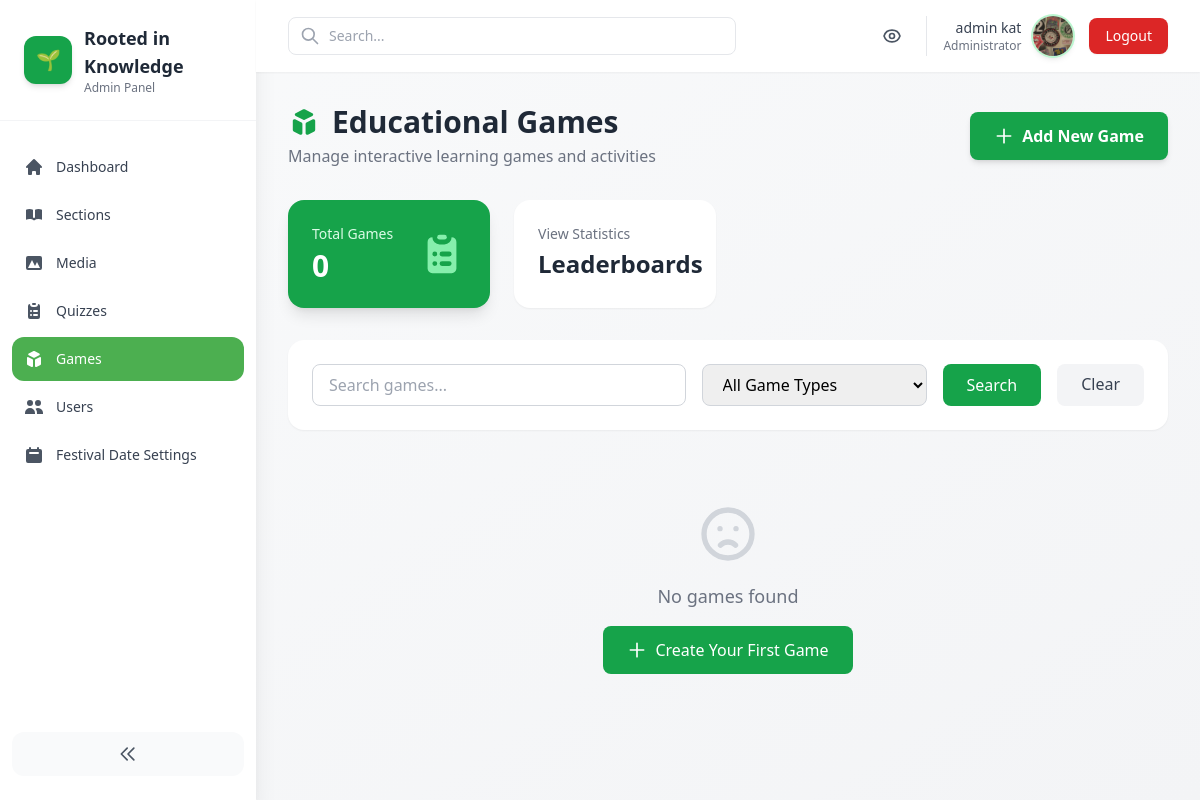
/admin-panel/games/ (signed in), run on an earlier commit of the app's database.
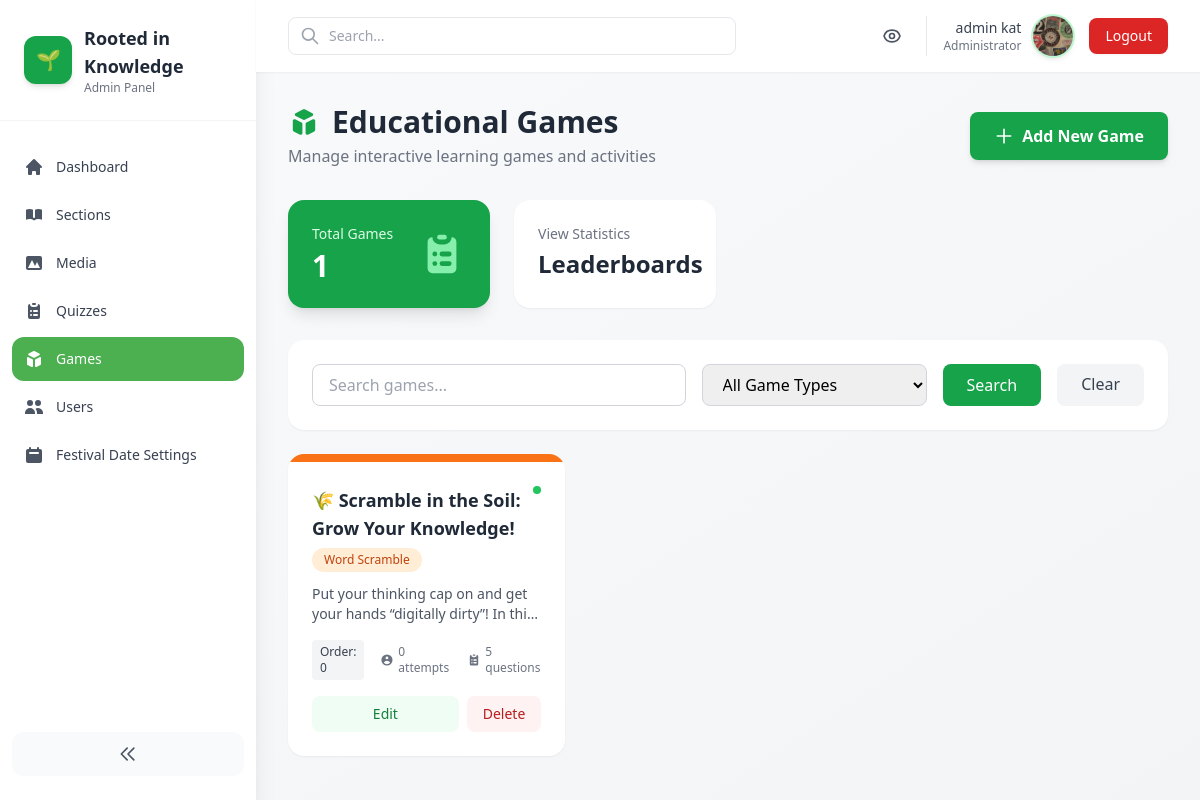
And on a later commit of the database.
### games/models.py (models this page shows, shortened)
class Game(models.Model):
    GAME_TYPE_CHOICES = [
        ('word_scramble', 'Word Scramble'),
        ('drag_drop', 'Drag and Drop Sorting'),
        ('image_identification', 'Image Identification'),
        ('memory_match', 'Memory Matching'),
    ]
    title = models.CharField(max_length=200)
    game_type = models.CharField(max_length=30, choices=GAME_TYPE_CHOICES)
    description = models.TextField(help_text="Learning goal and game instructions")
    article = models.ForeignKey('core.Article', on_delete=models.SET_NULL, null=True, blank=True, related_name='games')
    difficulty = models.CharField(max_length=20, choices=[('easy', 'Easy'), ('medium', 'Medium'), ('hard', 'Hard')], default='medium')
    time_limit = models.IntegerField(null=True, blank=True, help_text="Time limit in seconds (optional)")
    points_per_correct = models.IntegerField(default=10, validators=[MinValueValidator(1)])
    order = models.PositiveIntegerField(default=0, help_text="Display order in game list")
    created_at = models.DateTimeField(auto_now_add=True)
    updated_at = models.DateTimeField(auto_now=True)
    is_active = models.BooleanField(default=True)
    class Meta:
        ordering = ['order', '-created_at']

### core/admin_panel/game_views.py (the view)
# urls.py: path('admin-panel/games/', game_views.GameListView.as_view(), name='admin_games'),
@method_decorator(staff_member_required, name='dispatch')
class GameListView(ListView):
    model = Game
    template_name = 'core/admin_panel/game_list.html'
    context_object_name = 'games'
    paginate_by = 12
    def get_queryset(self):
        qs = super().get_queryset()
        q = self.request.GET.get('q')
        game_type = self.request.GET.get('type')
        if q:
            qs = qs.filter(Q(title__icontains=q) | Q(description__icontains=q))
        if game_type:
            qs = qs.filter(game_type=game_type)
        return qs.annotate(attempts_count=Count('attempts'))
    def get_context_data(self, **kwargs):
        ctx = super().get_context_data(**kwargs)
        ctx['game_types'] = Game.GAME_TYPE_CHOICES
        return ctx

### core/templates/core/admin_panel/game_list.html (shortened to what the changed rows need)
{% extends 'core/admin_panel/base.html' %}
{% block content %}
<div class="mb-8">
  <div class="flex items-center justify-between">
    <div>
      <h1 class="text-3xl font-bold text-gray-800 flex items-center gap-3">
        Educational Games
      </h1>
    </div>
  </div>
</div>
<div class="grid grid-cols-1 md:grid-cols-4 gap-6 mb-8">
  <div class="bg-green-600 rounded-2xl p-6 text-white shadow-lg">
    <div class="flex items-center justify-between">
      <div>
        <p class="text-green-100 text-sm font-medium">Total Games</p>
        <p class="text-3xl font-bold mt-1">{{ page_obj.paginator.count }}</p>
      </div>
    </div>
  </div>
</div>
<div class="grid grid-cols-1 md:grid-cols-2 lg:grid-cols-3 gap-6">
  {% for game in games %}
  <div class="bg-white rounded-2xl shadow-sm hover:shadow-md transition-all overflow-hidden">
    <div class="h-2 {% if game.game_type == 'word_scramble' %}bg-orange-500{% elif game.game_type == 'drag_drop' %}bg-green-500{% elif game.game_type == 'image_identification' %}bg-green-600{% elif game.game_type == 'memory_match' %}bg-green-700{% else %}bg-orange-600{% endif %}"></div>
    <div class="p-6">
      <div class="flex items-start justify-between mb-3">
        <div class="flex-1">
          <h3 class="text-lg font-bold text-gray-800 mb-1">{{ game.title }}</h3>
          <span class="inline-block px-3 py-1 text-xs font-medium rounded-full {% if game.game_type == 'word_scramble' %}bg-orange-100 text-orange-700{% elif game.game_type == 'drag_drop' %}bg-green-100 text-green-700{% elif game.game_type == 'image_identification' %}bg-green-100 text-green-700{% elif game.game_type == 'memory_match' %}bg-green-100 text-green-700{% else %}bg-orange-100 text-orange-700{% endif %}">
            {{ game.get_game_type_display }}
          </span>
        </div>
        <div class="flex items-center gap-2">
          {% if game.is_active %}
          <span class="w-2 h-2 bg-green-500 rounded-full"></span>
          {% else %}
          <span class="w-2 h-2 bg-gray-400 rounded-full"></span>
          {% endif %}
        </div>
      </div>
      <p class="text-gray-600 text-sm mb-4 line-clamp-2">{{ game.description|truncatewords:20 }}</p>
      <div class="flex items-center gap-4 text-xs text-gray-500 mb-4">
        <div class="flex items-center gap-1">
          <span class="px-2 py-1 bg-gray-100 text-gray-700 rounded font-medium">Order: {{ game.order }}</span>
        </div>
        <div class="flex items-center gap-1">
          <svg class="w-4 h-4" fill="currentColor" viewBox="0 0 20 20">
            <path fill-rule="evenodd" d="M18 10a8 8 0 11-16 0 8 8 0 0116 0zm-6-3a2 2 0 11-4 0 2 2 0 014 0zm-2 4a5 5 0 00-4.546 2.916A5.986 5.986 0 0010 16a5.986 5.986 0 004.546-2.084A5 5 0 0010 11z" clip-rule="evenodd"></path>
          </svg>
          <span>{{ game.attempts_count }} attempts</span>
        </div>
        <div class="flex items-center gap-1">
          <span>{{ game.questions.count }} questions</span>
        </div>
      </div>
      <div class="flex gap-2">
        <a href="{% url 'core:admin_game_update' game.pk %}" class="flex-1 px-4 py-2 bg-green-50 text-green-700 text-sm font-medium rounded-lg hover:bg-green-100 transition-colors text-center">
          Edit
        </a>
        <a href="{% url 'core:admin_game_delete' game.pk %}" class="px-4 py-2 bg-red-50 text-red-700 text-sm font-medium rounded-lg hover:bg-red-100 transition-colors">
          Delete
        </a>
      </div>
    </div>
  </div>
  {% empty %}
  <div class="col-span-3 text-center py-12">
    <svg class="w-16 h-16 text-gray-300 mx-auto mb-4" fill="none" stroke="currentColor" viewBox="0 0 24 24">
      <path stroke-linecap="round" stroke-linejoin="round" stroke-width="2" d="M9.172 16.172a4 4 0 015.656 0M9 10h.01M15 10h.01M21 12a9 9 0 11-18 0 9 9 0 0118 0z"></path>
    </svg>
    <p class="text-gray-500 text-lg mb-4">No games found</p>
    <a href="{% url 'core:admin_game_create' %}" class="inline-flex items-center gap-2 px-6 py-3 bg-green-600 text-white rounded-lg hover:bg-green-700">
      <svg class="w-5 h-5" fill="none" stroke="currentColor" viewBox="0 0 24 24">
        <path stroke-linecap="round" stroke-linejoin="round" stroke-width="2" d="M12 4v16m8-8H4"></path>
      </svg>
      Create Your First Game
    </a>
  </div>
  {% endfor %}
</div>
{% endblock %}

What changed in the data, as far as the page shows it:
added Game: title "🌾 Scramble in the Soil: Grow Your Knowledge!", game_type "Word Scramble", is_active True (drawn), description "Put your thinking cap on and get your hands “digitally dirty”! In…", order "0", attempts_count "0", questions.count "5"
Also different on the page:
{{ page_obj.paginator.count }}: "0" → "1"
text no longer shown: "No games found Create Your First Game"
